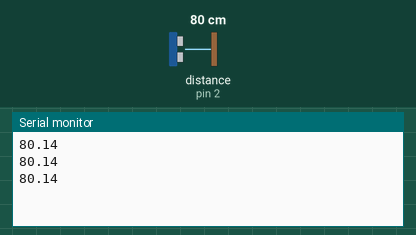
Simulated run of this sketch. Board: Arduino Uno, built with avr-gcc and run on an emulated ATmega328P. Shown: the last lines printed to the serial monitor. The inputs (shaded band) are chosen by the test bench; at power-on: distance to the obstacle (sensor on pin 2) 80 cm. The echo pulse lasts 58.3 µs per cm.

Above: at 1.3 s.
1.4 s: distance to the obstacle (sensor on pin 2) set to 2 cm
At 1.9 s:
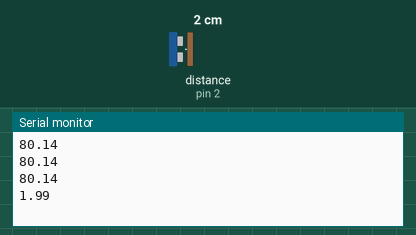
2.9 s: distance to the obstacle (sensor on pin 2) set to 4 cm
At 3.4 s:
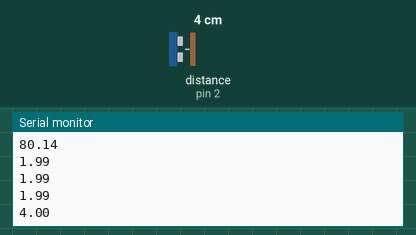
Timing chart, 0 to 5.9 s (numbered marks = the images above; inputs shaded):
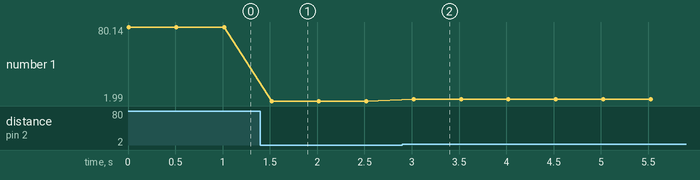

The sketch:

sketch_sep03a.ino
```cpp
void setup() {
  Serial.begin(9600);
  pinMode(3 , OUTPUT );
  pinMode(2 , INPUT);

}

void loop() {
  digitalWrite( 3 , LOW);
  delayMicroseconds(2);
   digitalWrite( 3 , HIGH);
  delayMicroseconds(10);
  digitalWrite( 3 , LOW);

 Serial.println( (pulseIn( 2 , HIGH)) / 58.2 ) ;

 delay(500);
 }
```

Measured:
- after the input at 1.4 s, the serial monitor: prints a new line after 0.12 s (image 1)
- after the input at 2.9 s, the serial monitor: prints a new line after 0.12 s (image 2)
- plotted number 1: 80.14 → 1.99 after the input at 1.4 s, 1.99 → 4 after the input at 2.9 s
